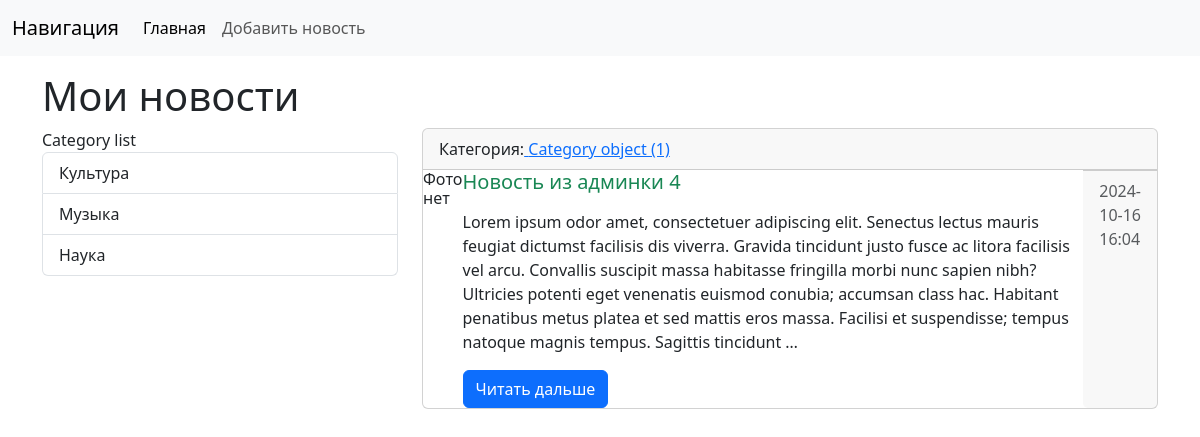
The app's page /news/news/4/ with its own data.
### News/models.py (models this page shows, shortened)
class Category(models.Model):
    title = models.CharField(max_length=150, db_index=True, verbose_name='Категория')
    class Meta:
        verbose_name = 'Категория'
        verbose_name_plural = 'Категории'
        ordering = ['title']

class News(models.Model):
    title = models.CharField(max_length=150, verbose_name='Заголовок')
    content = models.TextField(blank=True, verbose_name='Текст')
    created_at = models.DateTimeField(auto_now_add=True, verbose_name='Время создания')
    updated_at = models.DateTimeField(auto_now=True, verbose_name='Время обновления')
    photo = models.ImageField(upload_to='media/%Y/%m/%d', verbose_name='Фото')
    is_published = models.BooleanField(default=True, verbose_name='Публикация')
    category = models.ForeignKey('Category', on_delete=models.PROTECT, null=True, verbose_name='Категория')
    class Meta:
        verbose_name = 'Новость'
        verbose_name_plural = 'Новости'
        ordering = ['-created_at']

### News/views.py (the view)
# urls.py: path('news/<int:news_id>/', view_news, name='view_news'),
def view_news(request, news_id):
    news_item = get_object_or_404(News, pk=news_id)
    context = {
        'news_item': news_item
    }
    return render(request, 'News/view_news.html', context=context)

### News/templatetags/news_tags.py (called while the page is built)
@register.simple_tag(name='get_list_categories')
def get_categories():
    return Category.objects.all()

@register.inclusion_tag('news/list_categories.html')
def show_categories(arg1='Category', arg2='list'):
    categories= Category.objects.all()
    return {'categories': categories, 'arg1': arg1, 'arg2': arg2}

### News/templates/News/view_news.html (shortened to what this page needs)
{% extends 'base.html' %}
{% block sidebar %}
{% include 'inc/_sidebar.html' %}
{% endblock %}
{% block content %}
<div class="card mb-3">
    <div class="card-header">
        Категория:<a href= "{{ item.category.get_absolute_url }}"> {{ news_item.category }} </a>
    </div>
    <div class="media" style="display: flex">
        <div class="media-photo">
            {% if item.photo %}
            <img src="{{ news_item.photo.url }}" class = "mr-3" width="350" alt="Photo">
            {% else %}
            <h6>Фото нет</h6>
            {% endif %}
        </div>
        <div class="media-body">
            <h5 class="card-title {% cycle 'text-success' ' text-danger' 'text-primary' %}">{{ news_item.title }}</h5>
            {% autoescape off %}
            <p class="card-text">{{ news_item.content|truncatewords:60|linebreaks }}</p>
            {% endautoescape %}
            <a href="#" class="btn btn-primary">Читать дальше</a>
        </div>
        <div class="card-footer text-muted">
            {{ news_item.created_at|date:"Y-m-d H:i" }}
        </div>
    </div>
</div>
{% endblock %}

### News/templates/News/list_categories.html
{% load news_tags %}
<div class="list-group">
    {{ arg1 }} {{ arg2 }}
    {% get_list_categories as categories %}
        {% for cat in categories %}
            <a href="{{ cat.get_absolute.url }}" class="list-group-item list-group-item-action">{{ cat.title }} </a>
        {% endfor %}
</div>

### records on screen
Category: title "Культура"
Category: title "Музыка"
Category: title "Наука"
News: category "Category object (1)", title "Новость из админки 4", content "Lorem ipsum odor amet, consectetuer adipiscing elit. Senectus lectus mauris feugiat dictumst facilisis dis viverra. Gravida tincidunt justo fusce ac litora facilisis vel arcu. Convallis suscipit massa habitasse fringilla morbi nunc sapien nibh? Ultricies potenti eget venenatis euismod conubia; accumsan class hac. Habitant penatibus metus platea et sed mattis eros massa. Facilisi et suspendisse; tempus natoque magnis tempus. Sagittis tincidunt …", created_at "2024-10-16 16:04"

### other values on screen
{{ arg1 }} "Category"
{{ arg2 }} "list"
